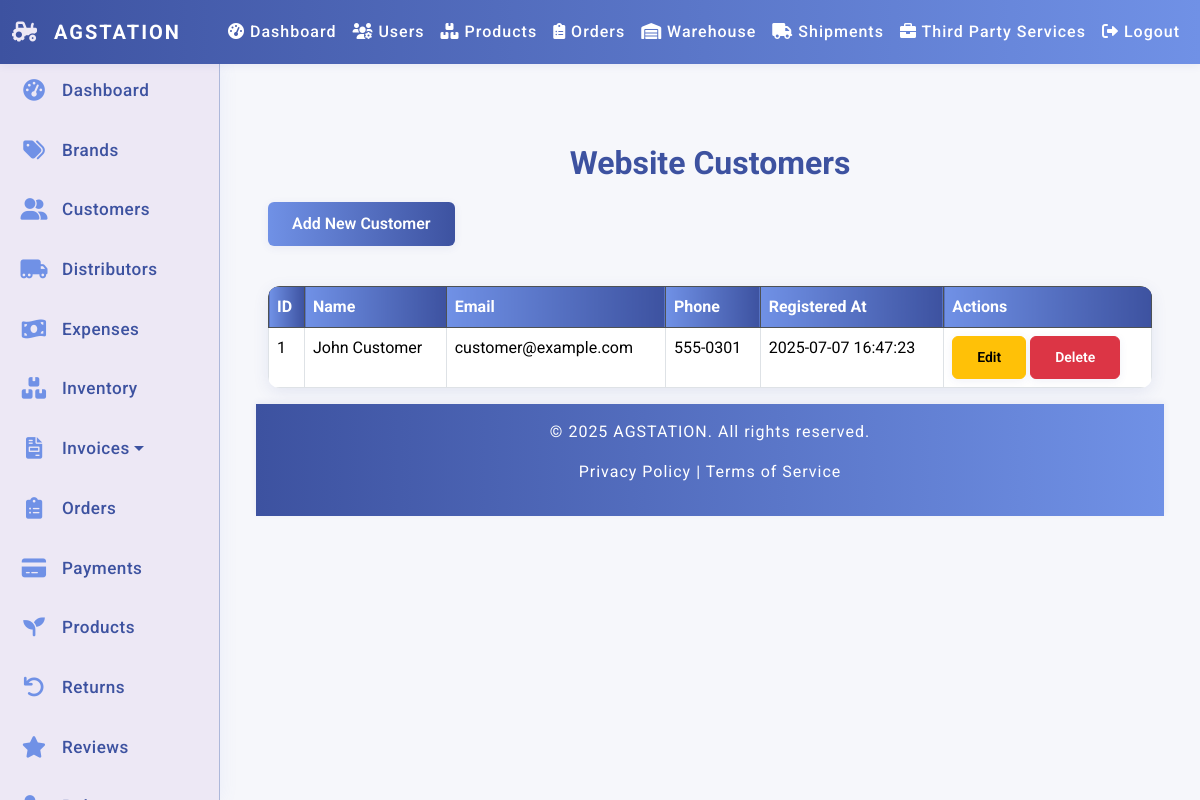
Screenshot of /admin/customers/index.php (signed in) with the database file from the repository.
### tables this page shows
CREATE TABLE WebsiteCustomers (
    customer_id INT PRIMARY KEY AUTO_INCREMENT,
    name VARCHAR(255) NOT NULL,
    email VARCHAR(255) UNIQUE,
    password_hash VARCHAR(255) NOT NULL,
    phone VARCHAR(50),
    shipping_address TEXT,
    billing_address TEXT,
    created_at DATETIME DEFAULT CURRENT_TIMESTAMP
);

### admin/customers/index.php (the view, shortened to what this page needs)
<?php
include '../../includes/header.php';
include '../../config/db.php';
try {
    $stmt = $pdo->prepare("SELECT customer_id, name, email, phone, created_at FROM WebsiteCustomers ORDER BY customer_id DESC");
    $stmt->execute();
    $customers = $stmt->fetchAll(PDO::FETCH_ASSOC);
} catch (PDOException $e) {
    die("Database error: " . $e->getMessage());
}
?>
<div class="container mt-4">
    <h2>Website Customers</h2>
    <a href="create.php" class="btn btn-primary mb-3">Add New Customer</a>
    <table class="table table-bordered">
        <thead class="table-dark">
            <tr>
                <th>ID</th>
                <th>Name</th>
                <th>Email</th>
                <th>Phone</th>
                <th>Registered At</th>
                <th>Actions</th>
            </tr>
        </thead>
        <tbody>
            <?php foreach ($customers as $customer): ?>
                <tr>
                    <td><?= htmlspecialchars($customer['customer_id']) ?></td>
                    <td><?= htmlspecialchars($customer['name']) ?></td>
                    <td><?= htmlspecialchars($customer['email']) ?></td>
                    <td><?= htmlspecialchars($customer['phone']) ?></td>
                    <td><?= htmlspecialchars($customer['created_at']) ?></td>
                    <td>
                        <a href="edit.php?id=<?= htmlspecialchars($customer['customer_id']) ?>" class="btn btn-sm btn-warning">Edit</a>
                        <a href="delete.php?id=<?= htmlspecialchars($customer['customer_id']) ?>" class="btn btn-sm btn-danger" onclick="return confirm('Are you sure?')">Delete</a>
                    </td>
                </tr>
            <?php endforeach; ?>
        </tbody>
    </table>
</div>
<?php include '../../includes/footer.php'; ?>

### assets/css/style.css (style rules this page uses)
html, body { height: 100%; margin: 0; padding: 0; }
body { font-family: 'Roboto', sans-serif; margin: 0; padding: 0; background: #EDE8F5; color: #222; min-height: 100vh; display: flex; flex-direction: column; height: 100vh; }
h1, h2 { text-align: center; color: #3D52A0; font-weight: 700; margin-bottom: 20px; }
.btn, button { font-weight: 600; border-radius: 6px; padding: 10px 24px; transition: all 0.2s; box-shadow: 0 2px 8px rgba(61, 82, 160, 0.08); }
.btn-primary, .btn-primary:focus { background: linear-gradient(90deg, #7091E6 0%, #3D52A0 100%); border: none; color: #fff; }
table { width: 100%; border-collapse: collapse; margin: 24px 0; background: #fff; border-radius: 12px; overflow: hidden; box-shadow: 0 4px 16px rgba(61, 82, 160, 0.10); }
table th, table td { padding: 16px; text-align: left; border-bottom: 1px solid #ADB8DA; }
table th { background: linear-gradient(90deg, #7091E6 0%, #3D52A0 100%); color: #fff; font-weight: bold; }

### rows the page displays
websitecustomers: customer_id "1", name "John Customer", email "customer@example.com", phone "555-0301", created_at "2025-07-07 16:47:23"
